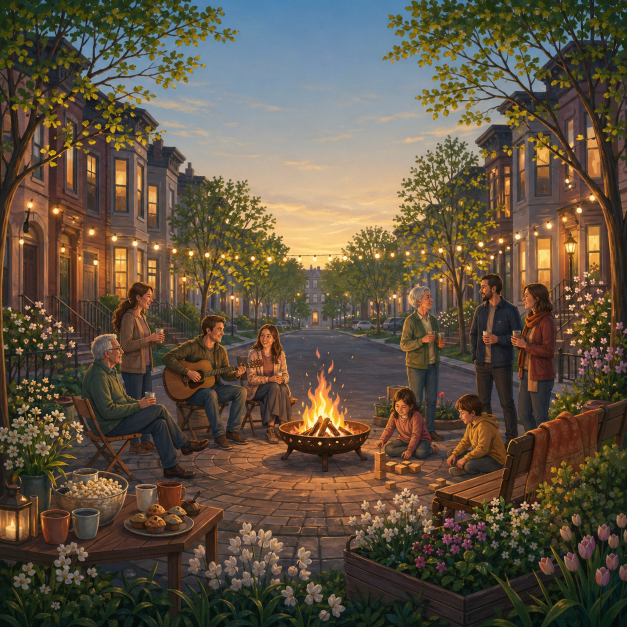
#> input picture Mai 2026/background.png, 1254 x 1254 px (shown at 1/2 size)
$ python render_poster_png.py
#> lines starting #> are read from the running program, lines starting #| are printed output that depends on the picture
from pathlib import Path
from PIL import Image, ImageDraw, ImageFont, ImageFilter

ROOT = Path(__file__).resolve().parent.parent
OUT = Path(__file__).resolve().parent / "poster.png"
BG = ROOT / "Mai 2026" / "background.png"
SIZE = (1055, 1491)

FONT = "/System/Library/Fonts/Supplemental/Arial.ttf"
FONT_BOLD = "/System/Library/Fonts/Supplemental/Arial Bold.ttf"
FONT_HAND = "/System/Library/Fonts/Supplemental/Bradley Hand Bold.ttf"


def font(path, size):
    return ImageFont.truetype(path, size)


def centered(draw, y, text, fnt, fill, spacing=8):
    box = draw.multiline_textbbox((0, 0), text, font=fnt, align="center", spacing=spacing)
    x = (SIZE[0] - (box[2] - box[0])) // 2
    draw.multiline_text((x, y), text, font=fnt, fill=fill, align="center", spacing=spacing)
    return box[3] - box[1]


image = Image.open(BG).convert("RGB")
#> image is the input picture: PIL image 1254x1254 RGB; mean R, G, B 95.2, 82.2, 65.2
scale = max(SIZE[0] / image.width, SIZE[1] / image.height)
#> scale = 1.19
image = image.resize((round(image.width * scale), round(image.height * scale)), Image.Resampling.LANCZOS)
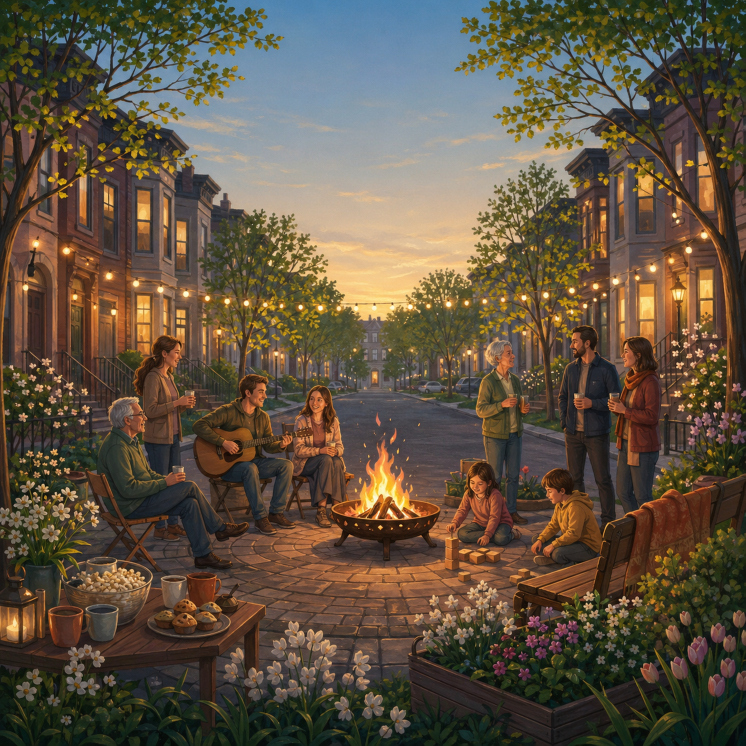
#> image: PIL image 1491x1491 RGB (shown at 1/2 size); mean R, G, B 95.2, 82.2, 65.2
left = (image.width - SIZE[0]) // 2
#> left = 218
top = (image.height - SIZE[1]) // 2
#> top = 0
image = image.crop((left, top, left + SIZE[0], top + SIZE[1])).filter(ImageFilter.GaussianBlur(0.35))
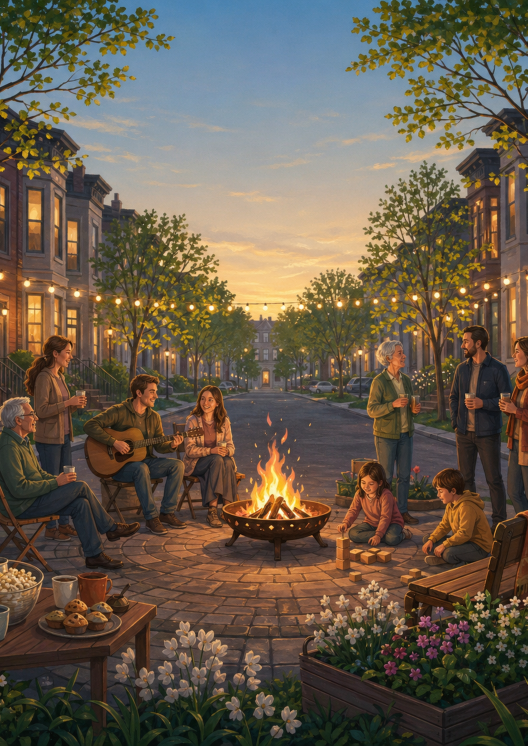
#> image: PIL image 1055x1491 RGB (shown at 1/2 size); mean R, G, B 102.6, 90.6, 74.6

overlay = Image.new("RGBA", SIZE, (0, 0, 0, 0))
#> overlay: PIL image 1055x1491 RGBA; every value is 0
od = ImageDraw.Draw(overlay)
card = (54, 70, 1001, 1425)
od.rounded_rectangle(card, radius=42, fill=(255, 250, 232, 232), outline=(23, 59, 94, 70), width=3)
image = Image.alpha_composite(image.convert("RGBA"), overlay)
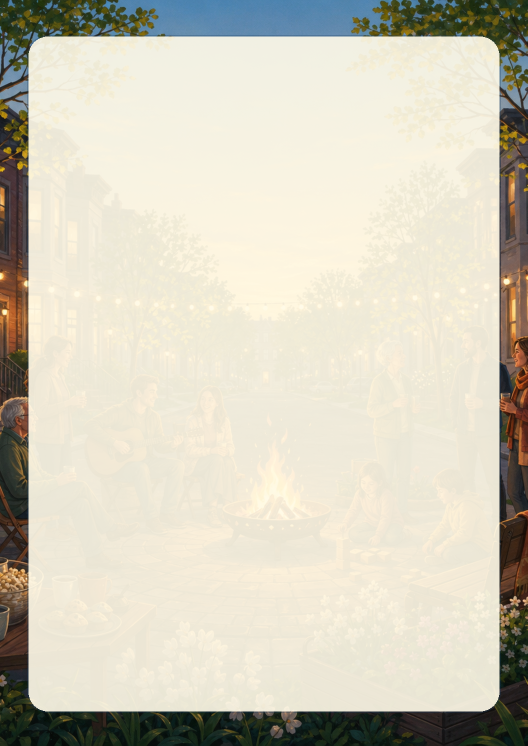
#> image: PIL image 1055x1491 RGBA (shown at 1/2 size); mean R, G, B, A 208.7, 204.1, 187.7, 255
draw = ImageDraw.Draw(image)

navy = (23, 59, 94, 255)
green = (47, 107, 47, 255)
orange = (200, 90, 28, 255)
ink = (27, 33, 29, 255)

badge = (205, 107, 850, 169)
draw.rounded_rectangle(badge, radius=30, fill=green)
centered(draw, 116, "1 Jahr Kultur am Eck", font(FONT_BOLD, 28), (255, 255, 255, 255))

centered(draw, 184, "Kultur am Eck", font(FONT_HAND, 100), navy)
centered(draw, 322, "Donnerstag, 06.08.2026", font(FONT_BOLD, 51), navy)
centered(draw, 389, "ab 18:00 Uhr", font(FONT, 43), orange)

highlight = (122, 468, 933, 609)
draw.rounded_rectangle(highlight, radius=24, fill=(255, 240, 197, 255), outline=orange, width=6)
centered(draw, 493, "Jubiläums-Highlight:\nein Kasten selbst gebrautes Bier", font(FONT_BOLD, 39), navy, spacing=7)

centered(draw, 660, "Mit Liedern, Musik, Gedichten und weiteren Beiträgen\nfür Klein und Groß", font(FONT_BOLD, 34), green, spacing=8)
centered(draw, 795, "Herzliche Einladung!", font(FONT, 34), ink)
centered(draw, 845, "Sei dabei mit einem kulturellen Beitrag, Getränk, Gebäck oder Kuchen.", font(FONT, 27), ink)
centered(draw, 900, "Dazu wieder Feuerschale, Gespräche und – je nach Wetter –\nGrillen oder Stockbrot.", font(FONT, 27), ink, spacing=7)

draw.line((135, 1115, 920, 1115), fill=orange, width=3)
centered(draw, 1160, "Findet bei jedem Wetter statt.", font(FONT_BOLD, 27), navy)
centered(draw, 1205, "Kleiner Grillrost überm Feuer verfügbar.", font(FONT, 25), navy)

image.convert("RGB").save(OUT, "PNG", optimize=True)
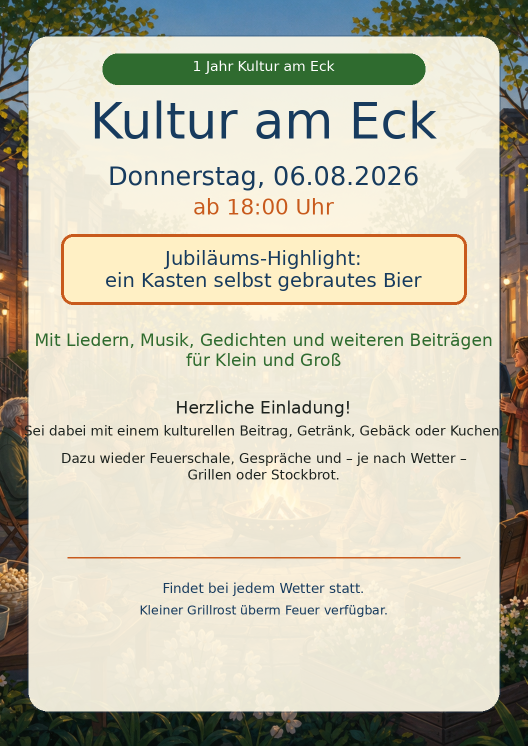
#> saved as poster.png: PIL image 1055x1491 RGB (shown at 1/2 size); mean R, G, B 196.5, 193.2, 174.9
print(OUT)
